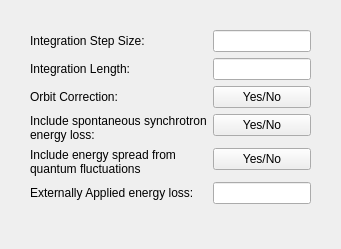
<?xml version="1.0" encoding="UTF-8"?>
<ui version="4.0">
 <class>simcon</class>
 <widget class="QWidget" name="simcon">
  <property name="geometry">
   <rect>
    <x>0</x>
    <y>0</y>
    <width>341</width>
    <height>249</height>
   </rect>
  </property>
  <property name="windowTitle">
   <string>Form</string>
  </property>
  <widget class="QWidget" name="formLayoutWidget">
   <property name="geometry">
    <rect>
     <x>30</x>
     <y>30</y>
     <width>281</width>
     <height>191</height>
    </rect>
   </property>
   <layout class="QFormLayout" name="formLayout">
    <item row="0" column="0">
     <widget class="QLabel" name="label">
      <property name="text">
       <string>Integration Step Size:</string>
      </property>
     </widget>
    </item>
    <item row="0" column="1">
     <widget class="QLineEdit" name="delz"/>
    </item>
    <item row="1" column="0">
     <widget class="QLabel" name="label_2">
      <property name="text">
       <string>Integration Length:</string>
      </property>
     </widget>
    </item>
    <item row="1" column="1">
     <widget class="QLineEdit" name="zstop"/>
    </item>
    <item row="2" column="0">
     <widget class="QLabel" name="label_3">
      <property name="text">
       <string>Orbit Correction:</string>
      </property>
     </widget>
    </item>
    <item row="2" column="1">
     <widget class="QPushButton" name="iorb">
      <property name="text">
       <string>Yes/No</string>
      </property>
     </widget>
    </item>
    <item row="3" column="0">
     <widget class="QLabel" name="label_4">
      <property name="text">
       <string>Include spontaneous synchrotron 
energy loss:</string>
      </property>
     </widget>
    </item>
    <item row="3" column="1">
     <widget class="QPushButton" name="isravg">
      <property name="text">
       <string>Yes/No</string>
      </property>
     </widget>
    </item>
    <item row="4" column="0">
     <widget class="QLabel" name="label_5">
      <property name="text">
       <string>Include energy spread from 
quantum fluctuations</string>
      </property>
     </widget>
    </item>
    <item row="4" column="1">
     <widget class="QPushButton" name="isrsig">
      <property name="text">
       <string>Yes/No</string>
      </property>
     </widget>
    </item>
    <item row="5" column="0">
     <widget class="QLabel" name="label_6">
      <property name="text">
       <string>Externally Applied energy loss:</string>
      </property>
     </widget>
    </item>
    <item row="5" column="1">
     <widget class="QLineEdit" name="eloss"/>
    </item>
   </layout>
  </widget>
 </widget>
 <resources/>
 <connections/>
</ui>
